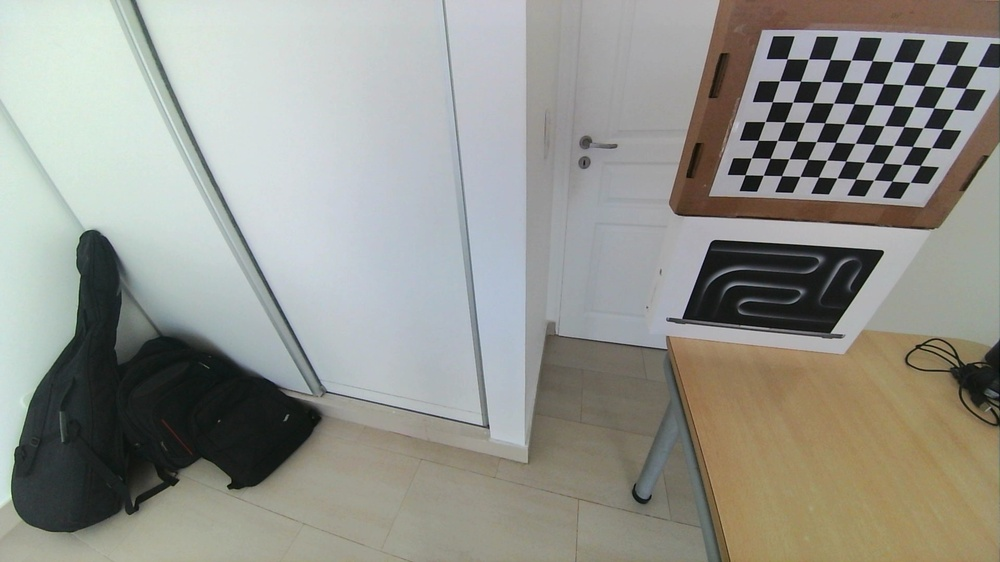
#> input picture Reunion 2/TP2_Reconstruccion3D/datasets/budha_board/calib/calib_left_0.jpg, 1000 x 562 px, shrunk from 1920 x 1080 before the run; its folder holds only this picture in this run
$ jupyter execute --allow-errors Camera_calibration.ipynb
#> lines starting #> are read from the running program, lines starting #| are printed output that depends on the picture
[cell 1]
import numpy as np
import cv2 as cv
import glob

# termination criteria
criteria = (cv.TERM_CRITERIA_EPS + cv.TERM_CRITERIA_MAX_ITER, 30, 0.001)

# prepare object points, like (0,0,0), (1,0,0), (2,0,0) ....,(6,5,0)
objp = np.zeros((6*7,3), np.float32)
objp[:,:2] = np.mgrid[0:7,0:6].T.reshape(-1,2)

# Arrays to store object points and image points from all the images.
objpoints = [] # 3d point in real world space
imgpoints = [] # 2d points in image plane.

images = glob.glob('calib/*.jpg')

for fname in images:
	img = cv.imread(fname)
#> img is the input picture: shape (562, 1000, 3); mean B, G, R 141, 148.2, 147.7
	gray = cv.cvtColor(img, cv.COLOR_BGR2GRAY)
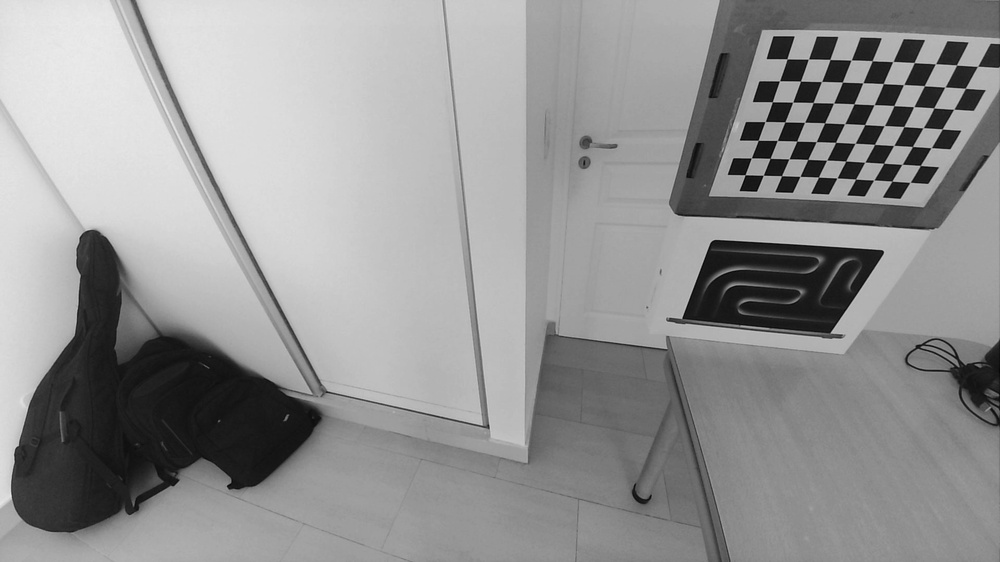
#> gray: shape (562, 1000); min 0, max 235, mean 147.2

	# Find the chess board corners
	ret, corners = cv.findChessboardCorners(gray, (9,6), cv.CALIB_CB_ADAPTIVE_THRESH)
#> ret = False; corners = None

	# If found, add object points, image points (after refining them)
	if ret == True:
		objpoints.append(objp)

		corners2 = cv.cornerSubPix(gray,corners, (11,11), (-1,-1), criteria)
		imgpoints.append(corners2)

		# Draw and display the corners
		cv.drawChessboardCorners(img, (9,6), corners2, ret)
		cv.imshow('img', img)
		cv.waitKey(500)

cv.destroyAllWindows()

#> (a cell that did not finish here is left out)

[cell 3]
# undistortion
img = cv.imread('left/left12.jpg')
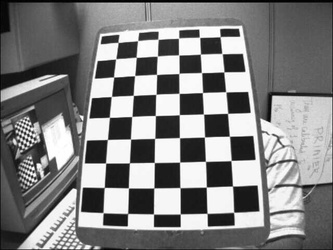
#> input picture Reunion 2/camera calibration/left/left12.jpg, 333 x 250 px, shrunk from 640 x 480 before the run
#> img is the input picture: shape (250, 333, 3); min 0, max 255, mean 129.6
h,  w = img.shape[:2]
#> h = 250; w = 333
#> (the rest of this cell did not finish here and is left out)
